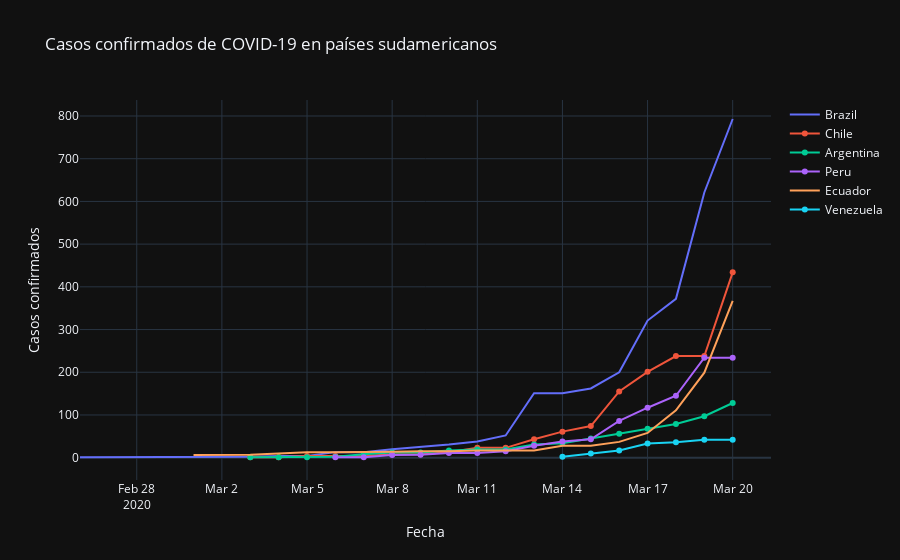

Notebook source saved alongside this figure:
### Code cell
fig = go.Figure()
for country in american_countrys:
    dates_country, values_country = get_series(country, 'country', df_confirmed)
    fig.add_trace(go.Scatter(x=dates_country, y=values_country, name=country))
fig.update_layout(
    title='Casos confirmados de COVID-19 en países sudamericanos',
    xaxis_title='Fecha',
    yaxis_title='Casos confirmados',
    template='plotly_dark')
py.offline.iplot(fig)

### Figure 1 — Plotly figure (JSON) as saved in the notebook; plotly's stock layout.template omitted (floating-point values rounded to 4 significant figures)
{"data": [{"name": "Brazil", "type": "scatter", "x": ["2020-02-26", "2020-02-27", "2020-02-28", "2020-02-29", "2020-03-01", "2020-03-02", "2020-03-03", "2020-03-04", "2020-03-05", "2020-03-06", "2020-03-07", "2020-03-08", "2020-03-09", "2020-03-10", "2020-03-11", "2020-03-12", "2020-03-13", "2020-03-14", "2020-03-15", "2020-03-16", "2020-03-17", "2020-03-18", "2020-03-19", "2020-03-20"], "y": [1, 1, 1, 2, 2, 2, 2, 4, 4, 13, 13, 20, 25, 31, 38, 52, 151, 151, 162, 200, 321, 372, 621, 793]}, {"name": "Chile", "type": "scatter", "x": ["2020-03-03", "2020-03-04", "2020-03-05", "2020-03-06", "2020-03-07", "2020-03-08", "2020-03-09", "2020-03-10", "2020-03-11", "2020-03-12", "2020-03-13", "2020-03-14", "2020-03-15", "2020-03-16", "2020-03-17", "2020-03-18", "2020-03-19", "2020-03-20"], "y": [1, 1, 4, 4, 4, 8, 8, 13, 23, 23, 43, 61, 74, 155, 201, 238, 238, 434]}, {"name": "Argentina", "type": "scatter", "x": ["2020-03-03", "2020-03-04", "2020-03-05", "2020-03-06", "2020-03-07", "2020-03-08", "2020-03-09", "2020-03-10", "2020-03-11", "2020-03-12", "2020-03-13", "2020-03-14", "2020-03-15", "2020-03-16", "2020-03-17", "2020-03-18", "2020-03-19", "2020-03-20"], "y": [1, 1, 1, 2, 8, 12, 12, 17, 19, 19, 31, 34, 45, 56, 68, 79, 97, 128]}, {"name": "Peru", "type": "scatter", "x": ["2020-03-06", "2020-03-07", "2020-03-08", "2020-03-09", "2020-03-10", "2020-03-11", "2020-03-12", "2020-03-13", "2020-03-14", "2020-03-15", "2020-03-16", "2020-03-17", "2020-03-18", "2020-03-19", "2020-03-20"], "y": [1, 1, 6, 7, 11, 11, 15, 28, 38, 43, 86, 117, 145, 234, 234]}, {"name": "Ecuador", "type": "scatter", "x": ["2020-03-01", "2020-03-02", "2020-03-03", "2020-03-04", "2020-03-05", "2020-03-06", "2020-03-07", "2020-03-08", "2020-03-09", "2020-03-10", "2020-03-11", "2020-03-12", "2020-03-13", "2020-03-14", "2020-03-15", "2020-03-16", "2020-03-17", "2020-03-18", "2020-03-19", "2020-03-20"], "y": [6, 6, 7, 10, 13, 13, 13, 14, 15, 15, 17, 17, 17, 28, 28, 37, 58, 111, 199, 367]}, {"name": "Venezuela", "type": "scatter", "x": ["2020-03-14", "2020-03-15", "2020-03-16", "2020-03-17", "2020-03-18", "2020-03-19", "2020-03-20"], "y": [2, 10, 17, 33, 36, 42, 42]}], "layout": {"autosize": true, "title": {"text": "Casos confirmados de COVID-19 en países sudamericanos"}, "xaxis": {"autorange": true, "range": ["2020-02-26", "2020-03-21 07:03:20.5516"], "title": {"text": "Fecha"}, "type": "date"}, "yaxis": {"autorange": true, "range": [-56.1, 837.7], "title": {"text": "Casos confirmados"}, "type": "linear"}}}
